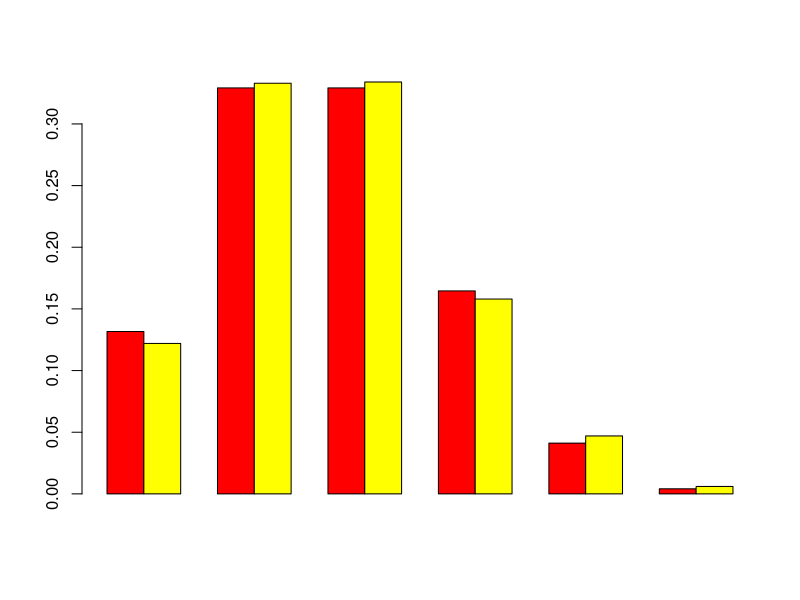

This chart was generated by the following R code:
# Exercice 2
# 1- loi de X : X suit la loi binomiale de parametre n = 5 et p = 1/3
# 2- Simulation et comparaison des frequences
  M=1000; n=5; p=1/3
  Simul=rbinom(M,n,p)
  # Effectif
  Eff=table(Simul)
  # Frequences Theoriques
  Freq.Theo=dbinom((0:5), n, p)
  # Frequences Observees
  Freq.Obs=Eff/M
  # elles sont sensiblement egales
# 3- Diagramme à batons
  Matrice = matrix(c(Freq.Theo, Freq.Obs), nrow=2, byrow=TRUE)
  barplot(Matrice, beside=TRUE, col=c('red', 'yellow'))
# 4- Comparaison des moyennes
  Moy.Theo=sum((0:5)*Freq.Theo)
  Moy.Obs=mean(Simul)
  (ecart=Moy.Theo-Moy.Obs)
  #la difference tend vers 0, les moyennes sont sensiblement egales
